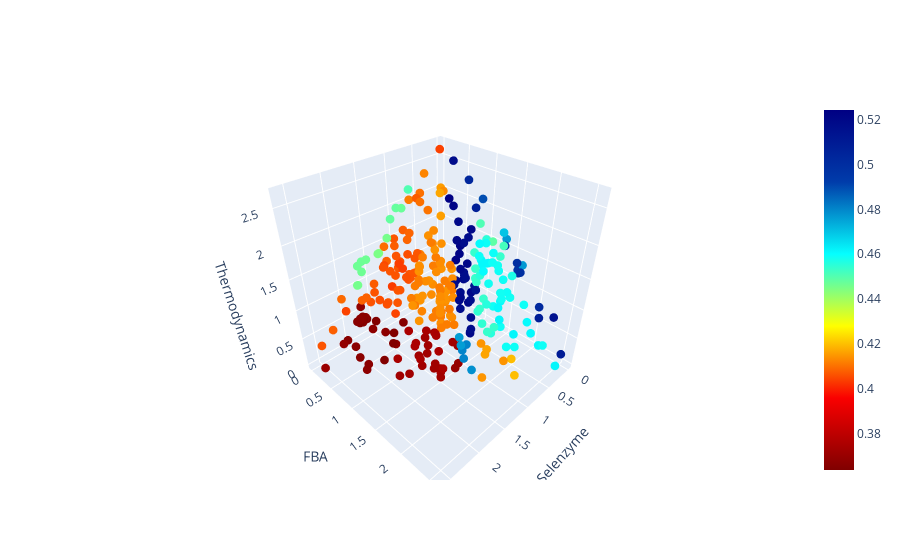

The code cell stored with this chart in its notebook:
### Code cell
#abs_disp=(dframe['x-disp']**2+dframe['y-disp']**2+dframe['z-disp']**2)**(0.5)

legendgroup=[float(i) for i in data['all_runs']],
x = [data['all_runs'][i][0] for i in data['all_runs']]
y = [data['all_runs'][i][1] for i in data['all_runs']]
z = [data['all_runs'][i][2] for i in data['all_runs']]
fig = go.Figure(data=[go.Scatter3d(x=x, 
                                   y=y, 
                                   z=z,
                                   mode='markers',
                                   marker=dict(size=3,color=[float(i) for i in data['all_runs']], colorscale='Jet', reversescale=True, showscale=True)
                                  )])
fig.update_layout(scene = dict(
                    xaxis_title='Selenzyme',
                    yaxis_title='FBA',
                    zaxis_title='Thermodynamics'))
fig.show()

### Figure 1 — Plotly figure (JSON) as saved in the notebook; plotly's stock layout.template omitted (floating-point values rounded to 4 significant figures; data arrays with more than 128 entries replaced by an {"elided": "..."} marker saying what was removed)
{"data": [{"marker": {"color": {"elided": "338 float values"}, "colorscale": [[0, "rgb(0,0,131)"], [0.2, "rgb(0,60,170)"], [0.4, "rgb(5,255,255)"], [0.6, "rgb(255,255,0)"], [0.8, "rgb(250,0,0)"], [1, "rgb(128,0,0)"]], "reversescale": true, "showscale": true, "size": 3}, "mode": "markers", "type": "scatter3d", "x": {"elided": "338 float values"}, "y": {"elided": "338 float values"}, "z": {"elided": "338 float values"}}], "layout": {"scene": {"xaxis": {"title": {"text": "Selenzyme"}}, "yaxis": {"title": {"text": "FBA"}}, "zaxis": {"title": {"text": "Thermodynamics"}}}}}
